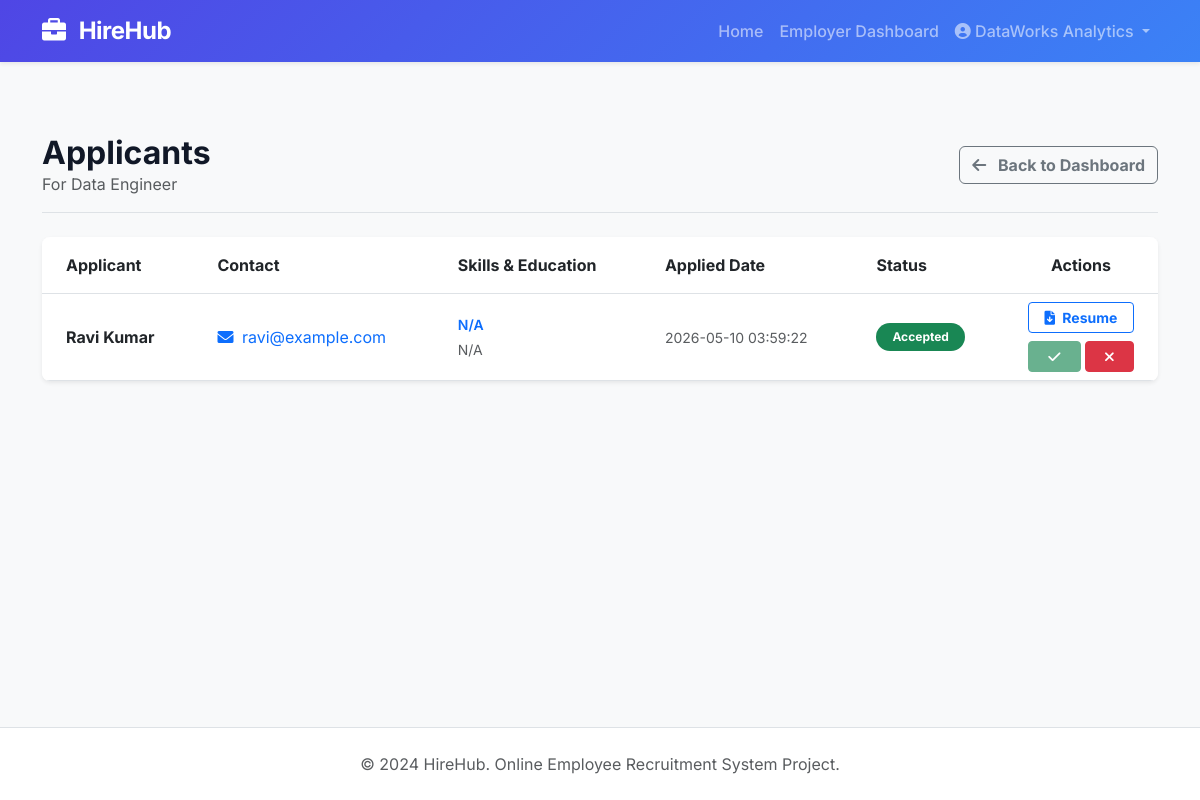
Page /employer/job/7/applicants (signed in) on the committed database.
### tables this page shows
CREATE TABLE jobs (
    id INTEGER PRIMARY KEY AUTOINCREMENT,
    title TEXT NOT NULL,
    company TEXT NOT NULL,
    category TEXT NOT NULL,
    skills TEXT NOT NULL,
    experience TEXT NOT NULL,
    salary TEXT NOT NULL,
    location TEXT NOT NULL,
    description TEXT NOT NULL,
    last_date TEXT NOT NULL,
    employer_id INTEGER NOT NULL,
    FOREIGN KEY(employer_id) REFERENCES users(id)
);

CREATE TABLE applications (
    id INTEGER PRIMARY KEY AUTOINCREMENT,
    job_id INTEGER NOT NULL,
    seeker_id INTEGER NOT NULL,
    resume TEXT NOT NULL, -- Path to resume file
    status TEXT NOT NULL DEFAULT 'Pending' CHECK(status IN ('Pending', 'Accepted', 'Rejected')),
    applied_date TIMESTAMP DEFAULT CURRENT_TIMESTAMP,
    FOREIGN KEY(job_id) REFERENCES jobs(id),
    FOREIGN KEY(seeker_id) REFERENCES users(id)
);

CREATE TABLE users (
    id INTEGER PRIMARY KEY AUTOINCREMENT,
    name TEXT NOT NULL,
    email TEXT UNIQUE NOT NULL,
    password TEXT NOT NULL,
    role TEXT NOT NULL CHECK(role IN ('employer', 'seeker'))
);

### app.py (the view)
@app.route('/employer/job/<int:job_id>/applicants')
@login_required
def view_applicants(job_id):
    if session.get('role') != 'employer':
        return redirect(url_for('index'))
    conn = get_db_connection()
    job = conn.execute('SELECT * FROM jobs WHERE id = ? AND employer_id = ?', (job_id, session['user_id'])).fetchone()
    if not job:
        conn.close()
        flash("Job not found or unauthorized.", "danger")
        return redirect(url_for('employer_dashboard'))
    apps = conn.execute('''
        SELECT a.id as app_id, u.name, u.email, sp.skills, sp.education, a.resume, a.status, a.applied_date
        FROM applications a
        JOIN users u ON a.seeker_id = u.id
        LEFT JOIN seeker_profiles sp ON u.id = sp.user_id
        WHERE a.job_id = ?
        ORDER BY a.applied_date DESC
    ''', (job_id,)).fetchall()
    conn.close()
    return render_template('employer/view_applicants.html', applicants=apps, job=job)

### app.py (called while the page is built)
def login_required(f):
    from functools import wraps
    @wraps(f)
    def decorated_function(*args, **kwargs):
        if 'user_id' not in session:
            flash("Please log in first.", "warning")
            return redirect(url_for('login'))
        return f(*args, **kwargs)
    return decorated_function

### database.py (called while the page is built)
def get_db_connection():
    conn = sqlite3.connect(DATABASE)
    conn.row_factory = sqlite3.Row
    return conn

### templates/employer/view_applicants.html (shortened to what this page needs)
{% extends 'base.html' %}
{% block content %}
<div class="container py-5">
    <div class="d-flex justify-content-between align-items-center mb-4 pb-3 border-bottom">
        <div>
            <h2 class="fw-bold mb-0">Applicants</h2>
            <p class="text-muted mb-0">For {{ job.title }}</p>
        </div>
        <a href="{{ url_for('employer_dashboard') }}" class="btn btn-outline-secondary fw-bold">
            <i class="fa-solid fa-arrow-left me-2"></i> Back to Dashboard
        </a>
    </div>
    {% if applicants %}
        <div class="table-responsive bg-white rounded-3 shadow-sm">
            <table class="table table-hover align-middle mb-0">
                <thead class="bg-light">
                    <tr>
                        <th class="py-3 px-4">Applicant</th>
                        <th class="py-3 px-4">Contact</th>
                        <th class="py-3 px-4">Skills & Education</th>
                        <th class="py-3 px-4">Applied Date</th>
                        <th class="py-3 px-4">Status</th>
                        <th class="py-3 px-4 text-center">Actions</th>
                    </tr>
                </thead>
                <tbody>
                    {% for app in applicants %}
                    <tr>
                        <td class="px-4 fw-bold">{{ app.name }}</td>
                        <td class="px-4">
                            <a href="mailto:{{ app.email }}" class="text-decoration-none"><i class="fa-solid fa-envelope me-1"></i> {{ app.email }}</a>
                        </td>
                        <td class="px-4">
                            <div class="small fw-semibold text-primary mb-1">{{ app.skills or 'N/A' }}</div>
                            <div class="small text-muted">{{ app.education or 'N/A' }}</div>
                        </td>
                        <td class="px-4 text-muted small">{{ app.applied_date }}</td>
                        <td class="px-4">
                            {% if app.status == 'Pending' %}
                                <span class="badge bg-warning text-dark px-3 py-2 rounded-pill">Pending</span>
                            {% elif app.status == 'Accepted' %}
                                <span class="badge bg-success px-3 py-2 rounded-pill">Accepted</span>
                            {% else %}
                                <span class="badge bg-danger px-3 py-2 rounded-pill">Rejected</span>
                            {% endif %}
                        </td>
                        <td class="px-4 text-center">
                            <a href="{{ url_for('static', filename='uploads/' + app.resume) }}" target="_blank" class="btn btn-sm btn-outline-primary mb-1 w-100 fw-bold">
                                <i class="fa-solid fa-file-arrow-down me-1"></i> Resume
                            </a>
                            <form method="POST" action="{{ url_for('update_application', app_id=app.app_id) }}" class="d-flex gap-1 mt-1 justify-content-center">
                                <button type="submit" name="status" value="Accepted" class="btn btn-sm btn-success flex-fill" title="Accept" {% if app.status == 'Accepted' %}disabled{% endif %}><i class="fa-solid fa-check"></i></button>
                                <button type="submit" name="status" value="Rejected" class="btn btn-sm btn-danger flex-fill" title="Reject" {% if app.status == 'Rejected' %}disabled{% endif %}><i class="fa-solid fa-xmark"></i></button>
                            </form>
                        </td>
                    </tr>
                    {% endfor %}
                </tbody>
            </table>
        </div>
    {% endif %}
</div>
{% endblock %}

### templates/base.html (shortened to what this page needs)
<!DOCTYPE html>
<html lang="en">
<head>
    <link href="https://cdn.jsdelivr.net/npm/bootstrap@5.3.0/dist/css/bootstrap.min.css" rel="stylesheet">
    <link rel="stylesheet" href="https://cdnjs.cloudflare.com/ajax/libs/font-awesome/6.0.0/css/all.min.css">
    <link rel="stylesheet" href="{{ url_for('static', filename='css/style.css') }}">
</head>
<body class="d-flex flex-column min-vh-100 bg-light">
    <nav class="navbar navbar-expand-lg navbar-dark bg-primary shadow-sm glass-nav">
        <div class="container">
            <a class="navbar-brand fw-bold" href="{{ url_for('index') }}">
                <i class="fa-solid fa-briefcase me-2"></i> HireHub
            </a>
            <div class="collapse navbar-collapse" id="navbarNav">
                <ul class="navbar-nav ms-auto font-weight-500">
                    <li class="nav-item">
                        <a class="nav-link" href="{{ url_for('index') }}">Home</a>
                    </li>
                    {% if session.get('user_id') %}
                        {% if session.get('role') == 'employer' %}
                            <li class="nav-item"><a class="nav-link" href="#">Employer Dashboard</a></li>
                        {% else %}
                            <li class="nav-item"><a class="nav-link" href="#">Job Seeker Dashboard</a></li>
                        {% endif %}
                        <li class="nav-item dropdown">
                            <a class="nav-link dropdown-toggle" href="#" id="navbarDropdown" role="button" data-bs-toggle="dropdown">
                                <i class="fa-solid fa-user-circle"></i> {{ session.get('name') }}
                            </a>
                        </li>
                    {% endif %}
                </ul>
            </div>
        </div>
    </nav>
    <main class="flex-grow-1">
        {% block content %}{% endblock %}
    </main>
    <footer class="bg-white py-4 mt-auto border-top">
        <div class="container text-center">
            <p class="mb-0 text-muted">&copy; 2024 HireHub. Online Employee Recruitment System Project.</p>
        </div>
    </footer>
</body>
</html>

### static/css/style.css (style rules this page uses)
:root { --primary-color: #4F46E5; --primary-hover: #4338CA; --secondary-color: #10B981; --dark-color: #111827; --light-color: #F9FAFB; }
body { font-family: 'Inter', sans-serif; background-color: #f3f4f6; color: var(--dark-color); }
.bg-primary { background: linear-gradient(135deg, var(--primary-color), #3B82F6) !important; }
.glass-nav { backdrop-filter: blur(10px); -webkit-backdrop-filter: blur(10px); }
.navbar-brand { font-size: 1.5rem; letter-spacing: -0.5px; }
.nav-link { font-weight: 500; transition: color 0.2s ease; }

### rows in the picture
jobs: get "DataWorks Analytics", title "Data Engineer"
applications: name "Ravi Kumar", email "ravi@example.com", skills "N/A", education "N/A", applied_date "2026-05-10 03:59:22", status "Accepted"
